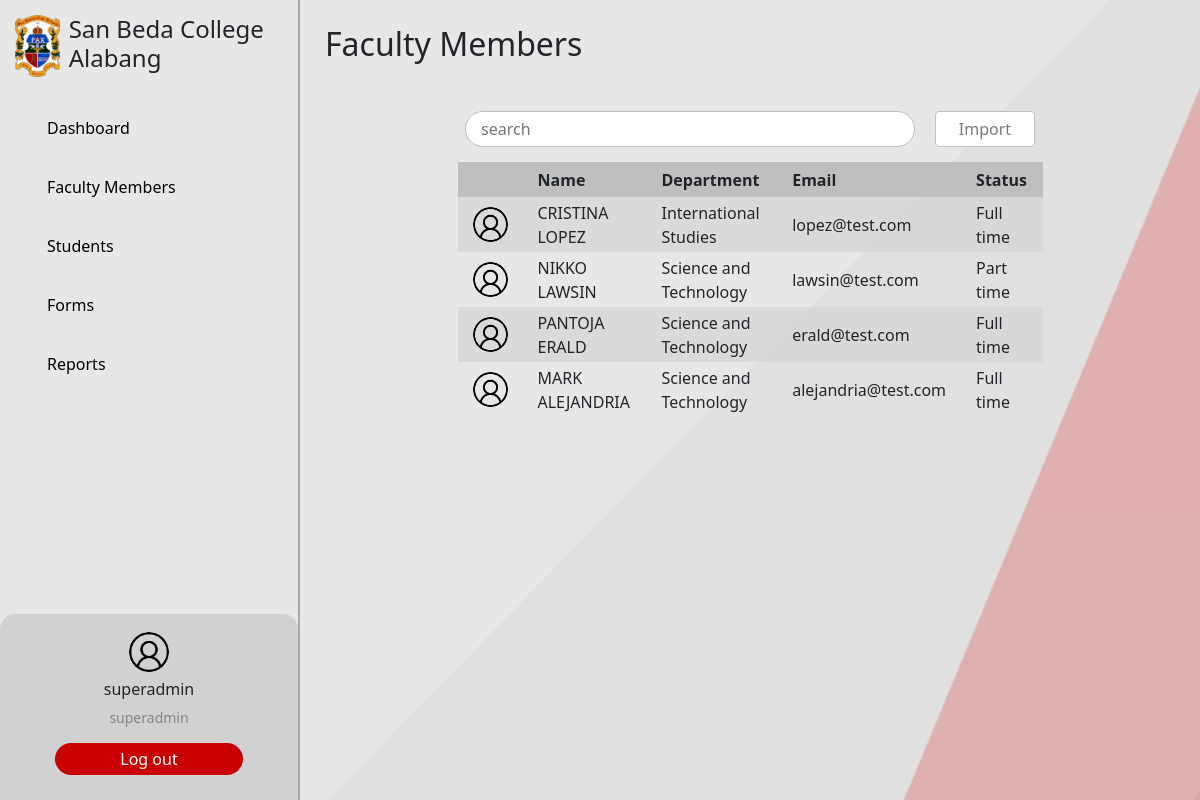
The app's page /admin/index.php?page=faculty (signed in) with its own data.
### tables this page shows
CREATE TABLE `faculty` (
  `user_id` int(11) NOT NULL,
  `faculty_id` int(50) NOT NULL,
  `employment_status` varchar(150) NOT NULL,
  `department` varchar(50) NOT NULL,
  `employment_date` date NOT NULL,
  `data` longtext NOT NULL CHECK (json_valid(`data`))
);

CREATE TABLE `users` (
  `user_id` int(11) NOT NULL,
  `username` varchar(50) NOT NULL,
  `password` varchar(150) NOT NULL,
  `firstname` varchar(150) NOT NULL,
  `lastname` varchar(150) NOT NULL,
  `email` varchar(150) NOT NULL,
  `phone` varchar(150) NOT NULL,
  `role` varchar(50) NOT NULL,
  `photo` longblob DEFAULT NULL
);

### shared/shared-functions.php (called while the page is built, shortened)
    <?php
function facultyData(){
    $conn = connection();
    $sql = "SELECT f.faculty_id, f.user_id, f.employment_status, u.email, u.firstname, u.lastname,
    f.department
    FROM
    faculty f
    LEFT JOIN
    users u on u.user_id = f.user_id";
    $result = $conn->query($sql);
    return $result;
}
?>

### admin/admin-faculty.php (the view, shortened to what this page needs)
<main class="d-flex w-100">
    <section class="page-container w-100">
        <header class="page-title flex-start">
            <h2>Faculty Members</h2>
        </header>
        <section class="flex-center flex-wrap w-100">
            <input type="text" placeholder="search" id="txtbx_search" onkeyup="filterTable()" class="searchbox rounded-pill">
            <button class="rounded custom-btn" data-bs-toggle="modal" data-bs-target="#importfaculty">Import</button>
        </section>
        <section class="flex-center">
            <table class="user-table" id="facultyTable">
                <thead>
                    <tr>
                        <th></th>
                        <th>Name</th>
                        <th>Department</th>
                        <th>Email</th>
                        <th>Status</th>
                    </tr>
                </thead>
                <tbody>
                    <?php
                    $facultyList = facultyData();
                    while($row = $facultyList->fetch_assoc()){
                        ?>
                        <tr class="table-row" id="<?= $row['user_id']?>">
                        <td class="text-end">
                            <a href="./index.php?page=user&id=<?= $row['user_id']?>">
                                <img src="../assets/images/user.jpg" alt="" class="user-profile" width="35px">
                            </a>                        </td>
                        <td><?= $row['firstname'] . ' '. $row['lastname']?></td>
                        <td><?= $row['department']?></td>
                        <td><?= $row['email']?></td>
                        <td><?= $row['employment_status']?></td>
                    </tr>
                        <?php
                    }
                    ?>
                </tbody>
            </table>
        </section>
    </section>
</main>
<?php
include '../shared/modals.php';
?>

### shared/css/components.css (style rules this page uses)
:root { --red: #BC2605; --gray: #CACACA; --button-red: #CA0000; --text-gray: #797979; }
body { width: 100%; height: 100vh; background: url('../../assets/images/background.png'); background-repeat: no-repeat; background-attachment: fixed; background-size: cover; }
main { overflow: hidden; padding-bottom: 100px; }
.flex-center { display: flex !important; justify-content: center !important; align-items: center !important; }
.flex-start { display: flex !important; justify-content: start !important; align-items: center !important; }
button { background-color: var(--button-red); color: white; border: none; margin: 15px 0 !important; padding: 5px 0 !important; width: 100%; }
input[type="text"], input[type="password"], input[type="email"], input[type="tel"] { margin: 5px 0 20px 0; padding: 5px 15px !important; color: #797979; border: 1px solid #BEBEBE; }
.user-profile { border-radius: 50%; }
.page-container { width: 70%; overflow: auto; }
.page-title { padding: 25px; }
.page-title > h2 { margin-right: 15px; }
.custom-btn, .small-btn { width: 100px; margin: auto 10px !important; background-color: #FFFFFF; color: #797979; border: 1px solid #C1C1C1; }
.searchbox { margin: 15px 10px !important; width: 50%; background-color: #FFFFFF; color: #797979; border: 1px solid #C1C1C1; }
table.user-table { width: 65%; max-height: 400px; overflow: auto; }
.user-table th { background-color: #BFBFBF; border-collapse: collapse; padding: 0 15px; height: 35px; }
.user-table td { padding: 0 15px; height: 55px; }
.user-table tr { padding: 0 15px; }
.user-table tr:nth-child(odd) { background-color: rgba(209, 209, 209, 0.6); }
.user-table tr:nth-child(even) { background-color: transparent; }

### admin/index.php (style rules this page uses)
body::before { content: ''; position: absolute; top: 0; left: 0; width: 100%; height: 100%; background-color: rgba(223, 222, 222, 0.73); z-index: -1; }

### records on screen
faculty: user.firstname "CRISTINA", user.lastname "LOPEZ", department "International Studies", user.email "lopez@test.com", employment_status "Full time"
faculty: user.firstname "NIKKO", user.lastname "LAWSIN", department "Science and Technology", user.email "lawsin@test.com", employment_status "Part time"
faculty: user.firstname "PANTOJA", user.lastname "ERALD", department "Science and Technology", user.email "erald@test.com", employment_status "Full time"
faculty: user.firstname "MARK", user.lastname "ALEJANDRIA", department "Science and Technology", user.email "alejandria@test.com", employment_status "Full time"

### other values on screen
getUsername() "superadmin"
getRole() "superadmin"
